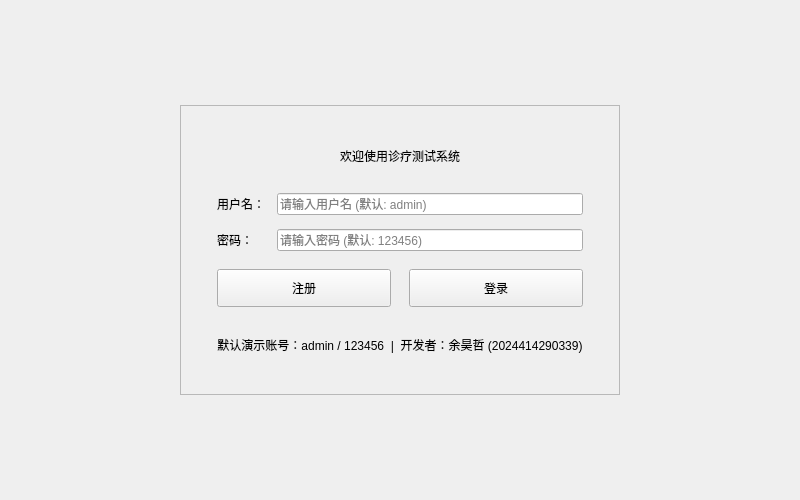
<?xml version="1.0" encoding="UTF-8"?>
<ui version="4.0">
 <class>LoginView</class>
 <widget class="QWidget" name="LoginView">
  <property name="geometry">
   <rect>
    <x>0</x>
    <y>0</y>
    <width>800</width>
    <height>500</height>
   </rect>
  </property>
  <property name="windowTitle">
   <string>登录</string>
  </property>
  <layout class="QVBoxLayout" name="outerLayout">
   <item>
    <spacer name="topSpacer">
     <property name="orientation">
      <enum>Qt::Vertical</enum>
     </property>
     <property name="sizeHint" stdset="0">
      <size>
       <width>20</width>
       <height>40</height>
      </size>
     </property>
    </spacer>
   </item>
   <item>
    <layout class="QHBoxLayout" name="centerHLayout">
     <item>
      <spacer name="leftSpacer">
       <property name="orientation">
        <enum>Qt::Horizontal</enum>
       </property>
       <property name="sizeHint" stdset="0">
        <size>
         <width>40</width>
         <height>20</height>
        </size>
       </property>
      </spacer>
     </item>
     <item>
      <widget class="QFrame" name="loginCard">
       <property name="minimumSize">
        <size>
         <width>420</width>
         <height>290</height>
        </size>
       </property>
       <property name="maximumSize">
        <size>
         <width>460</width>
         <height>330</height>
        </size>
       </property>
       <property name="frameShape">
        <enum>QFrame::StyledPanel</enum>
       </property>
       <layout class="QVBoxLayout" name="cardVLayout">
        <property name="spacing">
         <number>18</number>
        </property>
        <property name="leftMargin">
         <number>36</number>
        </property>
        <property name="topMargin">
         <number>30</number>
        </property>
        <property name="rightMargin">
         <number>36</number>
        </property>
        <property name="bottomMargin">
         <number>30</number>
        </property>
        <item>
         <widget class="QLabel" name="labelWelcomeTitle">
          <property name="text">
           <string>欢迎使用诊疗测试系统</string>
          </property>
          <property name="alignment">
           <set>Qt::AlignCenter</set>
          </property>
         </widget>
        </item>
        <item>
         <layout class="QFormLayout" name="formLayout">
          <property name="horizontalSpacing">
           <number>12</number>
          </property>
          <property name="verticalSpacing">
           <number>14</number>
          </property>
          <item row="0" column="0">
           <widget class="QLabel" name="labelUser">
            <property name="text">
             <string>用户名：</string>
            </property>
           </widget>
          </item>
          <item row="0" column="1">
           <widget class="QLineEdit" name="inputUserName">
            <property name="placeholderText">
             <string>请输入用户名 (默认: admin)</string>
            </property>
           </widget>
          </item>
          <item row="1" column="0">
           <widget class="QLabel" name="labelPassword">
            <property name="text">
             <string>密码：</string>
            </property>
           </widget>
          </item>
          <item row="1" column="1">
           <widget class="QLineEdit" name="inputUserPassword">
            <property name="echoMode">
             <enum>QLineEdit::Password</enum>
            </property>
            <property name="placeholderText">
             <string>请输入密码 (默认: 123456)</string>
            </property>
           </widget>
          </item>
         </layout>
        </item>
        <item>
         <layout class="QHBoxLayout" name="btnHLayout">
          <property name="spacing">
           <number>18</number>
          </property>
          <item>
           <widget class="QPushButton" name="btSignUp">
            <property name="minimumSize">
             <size>
              <width>110</width>
              <height>38</height>
             </size>
            </property>
            <property name="text">
             <string>注册</string>
            </property>
           </widget>
          </item>
          <item>
           <widget class="QPushButton" name="btSignIn">
            <property name="minimumSize">
             <size>
              <width>110</width>
              <height>38</height>
             </size>
            </property>
            <property name="text">
             <string>登录</string>
            </property>
           </widget>
          </item>
         </layout>
        </item>
        <item>
         <widget class="QLabel" name="labelTip">
          <property name="text">
           <string>默认演示账号：admin / 123456  |  开发者：余昊哲 (2024414290339)</string>
          </property>
          <property name="alignment">
           <set>Qt::AlignCenter</set>
          </property>
         </widget>
        </item>
       </layout>
      </widget>
     </item>
     <item>
      <spacer name="rightSpacer">
       <property name="orientation">
        <enum>Qt::Horizontal</enum>
       </property>
       <property name="sizeHint" stdset="0">
        <size>
         <width>40</width>
         <height>20</height>
        </size>
       </property>
      </spacer>
     </item>
    </layout>
   </item>
   <item>
    <spacer name="bottomSpacer">
     <property name="orientation">
      <enum>Qt::Vertical</enum>
     </property>
     <property name="sizeHint" stdset="0">
      <size>
       <width>20</width>
       <height>40</height>
      </size>
     </property>
    </spacer>
   </item>
  </layout>
 </widget>
 <resources/>
 <connections/>
</ui>
